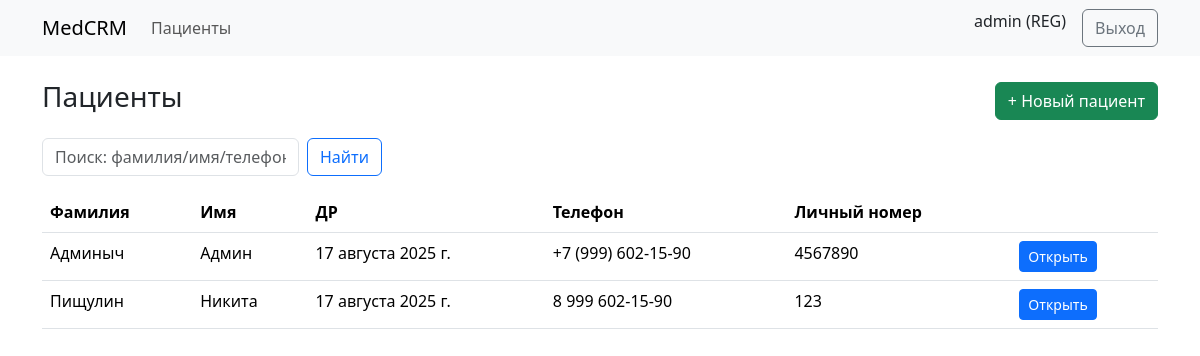
Page /patients/ (signed in) on the earlier database version.
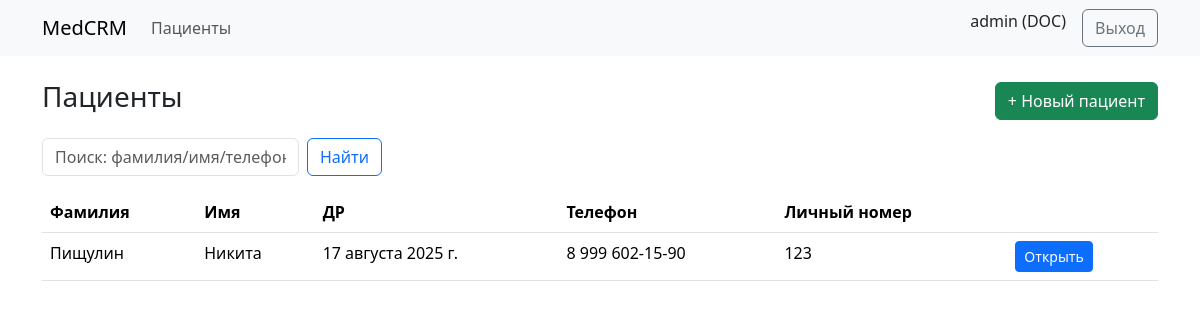
Same page on the later database version.
### accounts/models.py (models this page shows, shortened)
class User(AbstractUser):
    class Role(models.TextChoices):
        ADMIN = "ADMIN", "Администратор"
        REGISTRAR = "REG", "Регистратор"
        DOCTOR = "DOC", "Врач"
        NURSE = "NUR", "Медсестра"
        PHARMACIST = "PHARM", "Провизор"
        LAB = "LAB", "Лаборант"
    role = models.CharField(max_length=10, choices=Role.choices, default=Role.REGISTRAR)

### patients/models.py (models this page shows, shortened)
class Patient(models.Model):
    GENDER_CHOICES = [("M","Муж"),("F","Жен"),("O","Др.")]
    first_name = models.CharField('Имя', max_length=120)
    last_name  = models.CharField('Фамилия', max_length=120)
    middle_name = models.CharField("Отчество", max_length=120, blank=True)
    birth_date = models.DateField('Дата рождения')
    gender = models.CharField( "Пол", max_length=1, choices=GENDER_CHOICES)
    phone = models.CharField('Телефон', max_length=20, blank=True)
    email = models.EmailField('Email', blank=True)
    document_id = models.CharField('Личный номер', max_length=64, blank= True)  #личный номер
    insurance_number = models.CharField("Полис", max_length=64, blank=True)
    address = models.CharField("Адрес", max_length=255, blank=True)
    emergency_contact = models.CharField("Контакт для связи", max_length=255, blank=True)
    created_at = models.DateTimeField("Создан", auto_now_add=True)
    class Meta:
        ordering = ["last_name","first_name","birth_date"]

### web/views.py (the view, shortened to what this page needs)
# urls.py: path("patients/", PatientList.as_view(), name="patients"),
class PatientList(RoleRequiredMixin, ListView):
    model = Patient
    template_name = "patients/list.html"
    paginate_by = 20
    allowed_roles = {"ADMIN", "REG", "DOC", "NUR"}
    def get_queryset(self):
        qs = super().get_queryset()
        user = self.request.user
        if user.role == "DOC":
            qs = qs.filter(encounters__doctor=user).distinct()
        q = (self.request.GET.get("q") or "").strip()
        return qs

### web/mixins.py (called while the page is built)
    def test_func(self):
        u = self.request.user
        return u.is_authenticated and (not self.allowed_roles or u.role in self.allowed_roles)

### templates/patients/list.html (shortened to what this page needs)
{% extends "base.html" %}
{% block content %}
<div class="d-flex justify-content-between align-items-center mb-3">
    <h3>Пациенты</h3>
    {% if user.role in "ADMIN REG DOC" %}
    <a class="btn btn-success" href="{% url 'web:patient_create' %}">+ Новый пациент</a>
    {% endif %}
</div>
<form class="row g-2 mb-3">
    <div class="col-auto">
        <input name="q" class="form-control" placeholder="Поиск: фамилия/имя/телефон" value="{{ request.GET.q }}">
    </div>
    <div class="col-auto">
        <button class="btn btn-outline-primary">Найти</button>
    </div>
</form>
<table class="table table-hover">
    <thead>
        <tr>
            <th>Фамилия</th>
            <th>Имя</th>
            <th>ДР</th>
            <th>Телефон</th>
            <th>Личный номер</th>
            <th></th>
        </tr>
    </thead>
    <tbody>
        {% for p in object_list %}
        <tr>
            <td>{{ p.last_name }}</td>
            <td>{{ p.first_name }}</td>
            <td>{{ p.birth_date }}</td>
            <td>{{ p.phone }}</td>
            <td>{{p.document_id}}</td>
            <td><a class="btn btn-sm btn-primary" href="{% url 'web:patient_detail' p.id %}">Открыть</a></td>
        </tr>
        {% empty %}
        <tr>
            <td colspan="5" class="text-muted">Ничего не найдено</td>
        </tr>
        {% endfor %}
    </tbody>
</table>
{% endblock %}

### templates/base.html (shortened to what this page needs)
{% load static %}
<!doctype html>
<html lang="ru">
<head>
    <link href="https://cdn.jsdelivr.net/npm/bootstrap@5.3.3/dist/css/bootstrap.min.css" rel="stylesheet">
</head>
<link rel="stylesheet" href="https://cdn.jsdelivr.net/npm/flatpickr/dist/flatpickr.min.css">
<body>
    <nav class="navbar navbar-expand-lg bg-body-tertiary">
        <div class="container">
            <a class="navbar-brand" href="/">MedCRM</a>
            <div class="collapse navbar-collapse">
                <ul class="navbar-nav me-auto">
                    <li class="nav-item"><a class="nav-link" href="{% url 'web:patients' %}">Пациенты</a></li>
                </ul>
                <div class="d-flex">
                    {% if user.is_authenticated %}
                    <span class="me-3">{{ user.get_full_name|default:user.username }} ({{ user.role }})</span>
                    <form method="post" action="{% url 'web:logout' %}" style="display:inline;">
                        <button type="submit" class="btn btn-outline-secondary">Выход</button>
                    </form>
                    {% else %}
                    <a class="btn btn-primary" href="{% url 'web:login' %}">Вход</a>
                    {% endif %}
                </div>
            </div>
        </div>
    </nav>
    <div class="container mt-4">
        {% block content %}{% endblock %}
    </div>
    <link rel="stylesheet" href="https://cdn.jsdelivr.net/npm/flatpickr/dist/flatpickr.min.css">
</body>
</html>

Differences in the rows shown:
no longer on this page (row unchanged): Patient: last_name "Админыч", first_name "Админ", birth_date "17 августа 2025 г.", phone "+7 (999) 602-15-90", document_id "4567890"
changed User "admin": role "REG" → "DOC"
